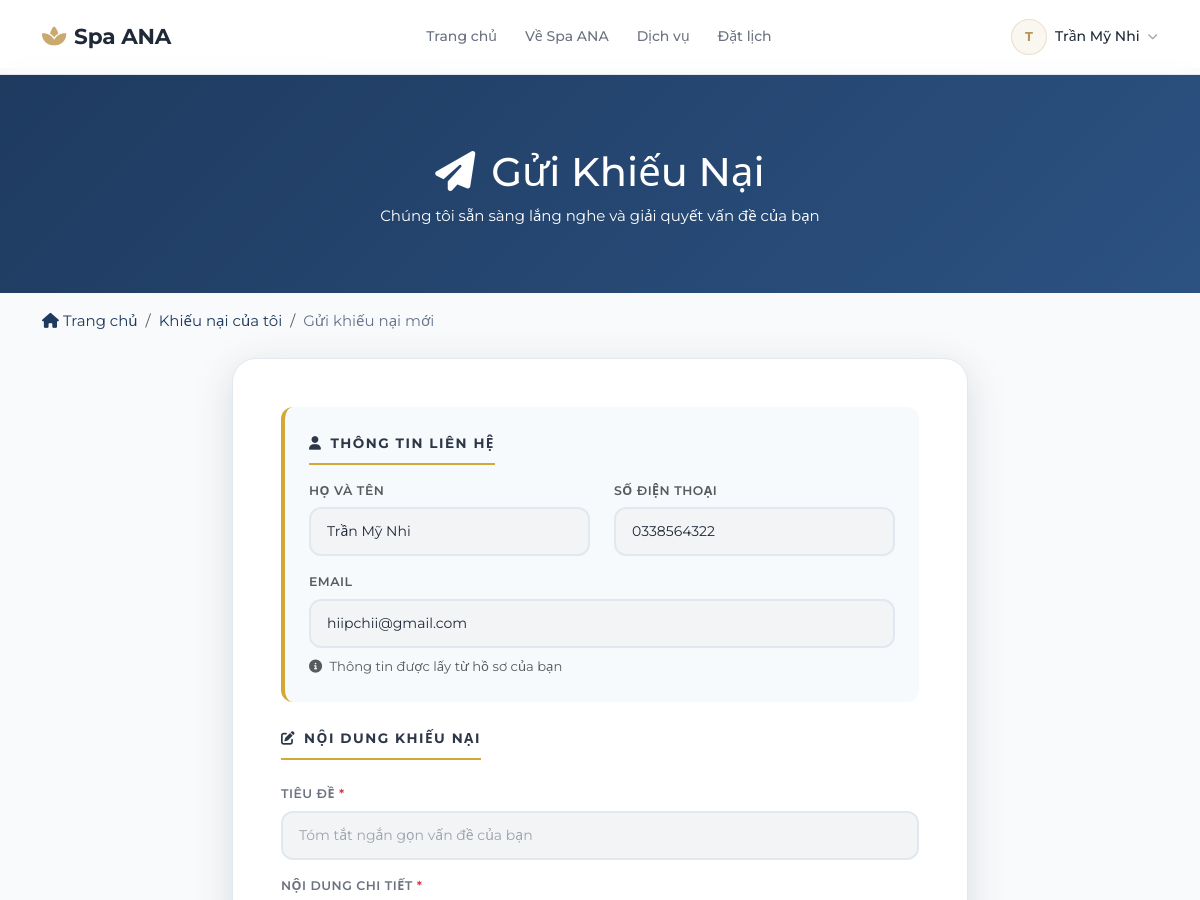
Page /gui-khieu-nai/ (signed in, upper part) on the earlier database version.
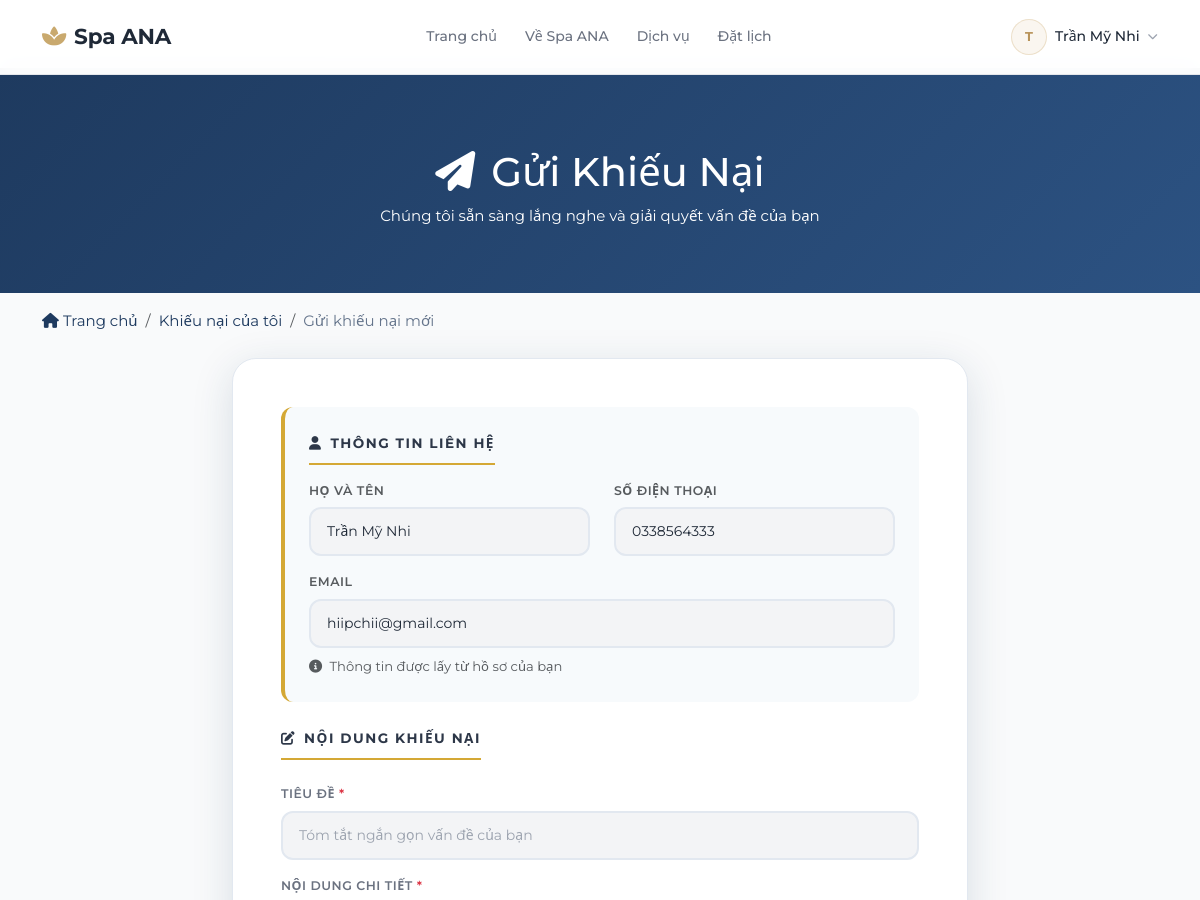
Same page on the later database version.
### customers/models.py (models this page shows, shortened)
class CustomerProfile(models.Model):
    GENDER_CHOICES = [
        ('Nam', 'Nam'),
        ('Nu', 'Nữ'),
        ('Khac', 'Khác'),
    ]
    user = models.OneToOneField(
        User, on_delete=models.SET_NULL,
        null=True, blank=True,
        related_name='customer_profile',
        verbose_name='User'
    )
    phone = models.CharField(max_length=15, unique=True, verbose_name='Số điện thoại')
    full_name = models.CharField(max_length=100, verbose_name='Họ và tên')
    gender = models.CharField(max_length=10, choices=GENDER_CHOICES, blank=True, null=True, verbose_name='Giới tính')
    dob = models.DateField(blank=True, null=True, verbose_name='Ngày sinh')
    address = models.CharField(max_length=255, blank=True, null=True, verbose_name='Địa chỉ')
    notes = models.CharField(max_length=1000, blank=True, null=True, verbose_name='Ghi chú')
    contact_channel = models.CharField(max_length=20, blank=True, null=True, verbose_name='Kênh liên hệ')
    created_at = models.DateTimeField(auto_now_add=True, verbose_name='Thời điểm tạo hồ sơ')
    updated_at = models.DateTimeField(auto_now=True, null=True, blank=True, verbose_name='Thời điểm cập nhật gần nhất')
    class Meta:
        db_table = 'customer_profiles'
        verbose_name = 'Khách hàng'
        verbose_name_plural = 'Khách hàng'
        ordering = ['-created_at']
        indexes = [models.Index(fields=['phone'])]
        constraints = [
            models.CheckConstraint(
                check=models.Q(gender__in=['Nam', 'Nu', 'Khac']) | models.Q(gender__isnull=True),
                name='customerprofile_gender_valid'
            )
        ]

### complaints/views.py (the view)
# urls.py: path('gui-khieu-nai/', views.customer_complaint_create, name='customer_complaint_create'),
@customer_required()
def customer_complaint_create(request):
    customer_profile = request.user.customer_profile
    if request.method == 'POST':
        form = CustomerComplaintForm(request.POST)
        if form.is_valid():
            complaint = form.save(commit=False)
            complaint.customer = customer_profile
            complaint.full_name = customer_profile.full_name
            complaint.phone = customer_profile.phone
            complaint.email = request.user.email or None
            complaint.customer_name_snapshot = customer_profile.full_name
            complaint.customer_phone_snapshot = customer_profile.phone
            complaint.customer_email_snapshot = request.user.email or ''
            complaint.save()
            try:
                ComplaintHistory.log(
                    complaint=complaint,
                    action='CREATE',
                    note='Khách hàng tạo khiếu nại',
                    performed_by=request.user
                )
            except Exception as e:
                print(f"Warning: Could not log complaint history: {e}")
            messages.success(request, f'Đã gửi khiếu nại thành công! Mã khiếu nại: {complaint.code}')
            return redirect('complaints:customer_complaint_list')
    else:
        form = CustomerComplaintForm()
    return render(request, 'complaints/customer_complaint_create.html', {
        'form': form,
        'customer_profile': customer_profile,
    })

### templates/complaints/customer_complaint_create.html (shortened to what this page needs)
{% extends 'spa/base.html' %}
{% load static %}
{% block content %}
<section class="complaint-hero">
    <div class="container">
        <h1><i class="fas fa-paper-plane me-3"></i>Gửi Khiếu Nại</h1>
        <p class="subtitle mb-0">Chúng tôi sẵn sàng lắng nghe và giải quyết vấn đề của bạn</p>
    </div>
</section>
<section class="complaint-form-section">
    <div class="container">
        <div class="breadcrumb-wrapper">
            <nav aria-label="breadcrumb">
                <ol class="breadcrumb">
                    <li class="breadcrumb-item">
                        <a href="{% url 'pages:home' %}">
                            <i class="fas fa-home me-1"></i>Trang chủ
                        </a>
                    </li>
                    <li class="breadcrumb-item">
                        <a href="{% url 'complaints:customer_complaint_list' %}">Khiếu nại của tôi</a>
                    </li>
                    <li class="breadcrumb-item active">Gửi khiếu nại mới</li>
                </ol>
            </nav>
        </div>
        <div class="row justify-content-center">
            <div class="col-lg-8">
                <div class="complaint-card">
                    <form method="post">
                        <div class="customer-info">
                            <h4 class="section-title mb-3">
                                <i class="fas fa-user me-2"></i>Thông tin liên hệ
                            </h4>
                            <div class="row">
                                <div class="col-md-6 mb-3">
                                    <label class="form-label text-muted small">Họ và tên</label>
                                    <input type="text" class="form-control"
                                           value="{{ customer_profile.full_name|default:request.user.get_full_name|default:request.user.username }}" readonly>
                                </div>
                                <div class="col-md-6 mb-3">
                                    <label class="form-label text-muted small">Số điện thoại</label>
                                    <input type="tel" class="form-control"
                                           value="{{ customer_profile.phone|default:'' }}" readonly>
                                </div>
                            </div>
                            <div class="row">
                                <div class="col-12">
                                    <label class="form-label text-muted small">Email</label>
                                    <input type="email" class="form-control"
                                           value="{{ request.user.email|default:'' }}" readonly>
                                </div>
                            </div>
                            <small class="text-muted mt-2 d-block">
                                <i class="fas fa-info-circle me-1"></i>
                                Thông tin được lấy từ hồ sơ của bạn
                            </small>
                        </div>
                        <div class="mb-4">
                            <h4 class="section-title">
                                <i class="fas fa-edit me-2"></i>Nội dung khiếu nại
                            </h4>
                            <div class="mb-3">
                                <label class="form-label">Tiêu đề <span class="required-star">*</span></label>
                                <input type="text" name="title" class="form-control {% if form.title.errors %}is-invalid{% endif %}"
                                       value="{{ form.title.value|default:'' }}"
                                       placeholder="Tóm tắt ngắn gọn vấn đề của bạn" required>
                            </div>
                            <div class="mb-3">
                                <label class="form-label">Nội dung chi tiết <span class="required-star">*</span></label>
                            </div>
                        </div>
                    </form>
                </div>
            </div>
        </div>
    </div>
</section>
{% endblock %}

Differences in the rows shown:
changed CustomerProfile "Trần Mỹ Nhi": phone "0338564322" → "0338564333"
